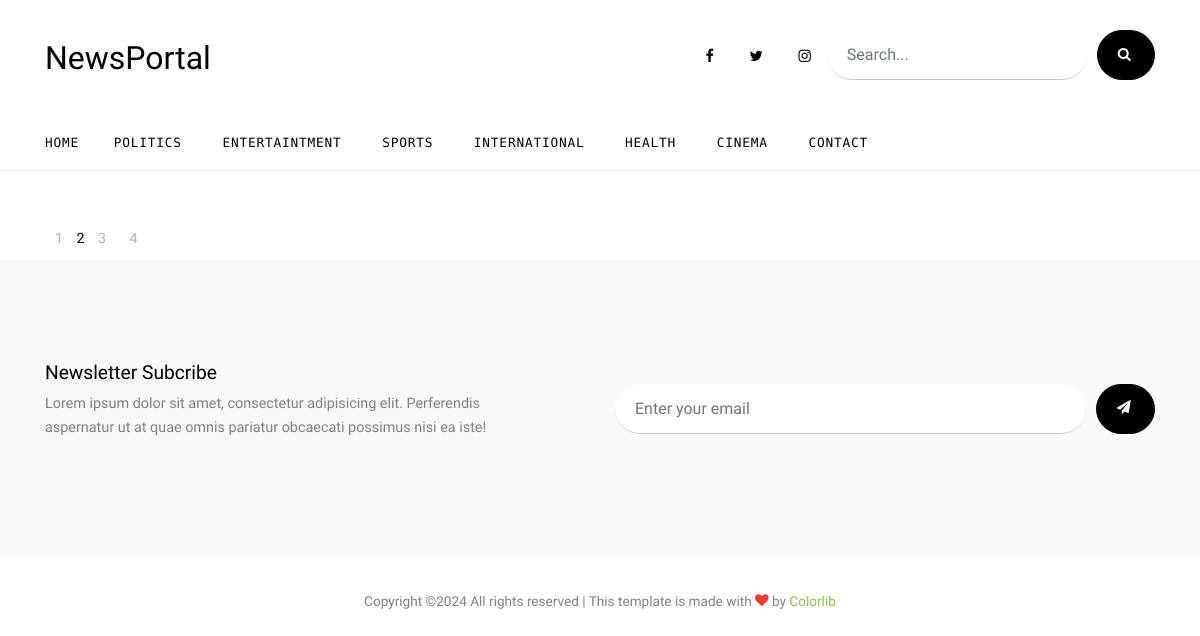
The page /category/1 on the database as committed earlier.
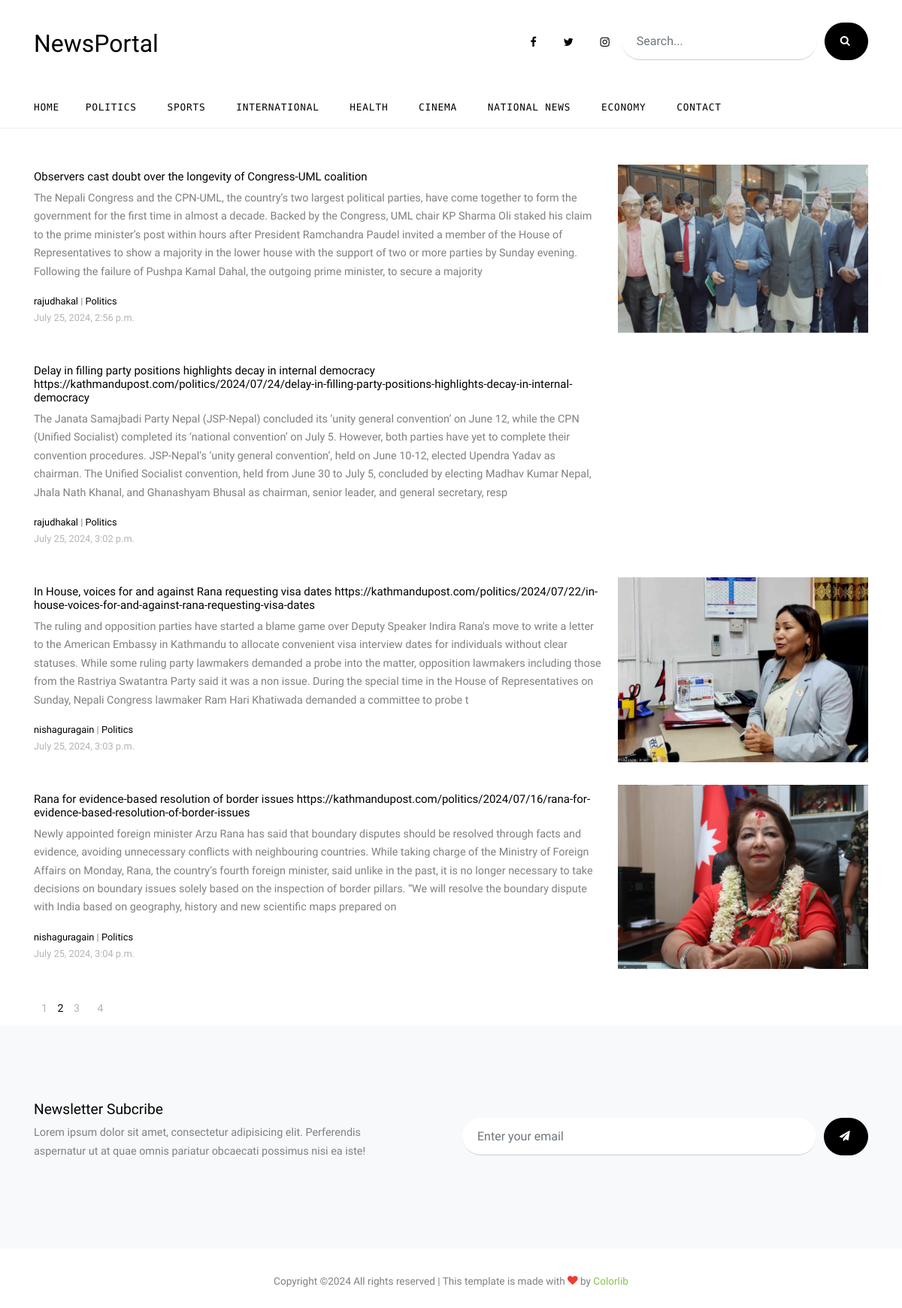
The same page on the database as committed later.
### news/models.py (models this page shows, shortened)
class Category(models.Model):
    name = models.CharField(max_length=50)
    class Meta:
        verbose_name_plural = 'News Category'

class News (models.Model):
    title = models.CharField(max_length=255)
    image = models.FileField(upload_to='news')
    description = models.TextField()
    created_date = models.DateTimeField(auto_now_add=True)
    updated_date = models.DateTimeField(auto_now=True)
    posted_by = models.ForeignKey(User, on_delete=models.SET_NULL, null=True, blank=True)
    views_count = models.PositiveIntegerField(default=0)
    is_editorial = models.BooleanField(default=False)
    category = models.ForeignKey(Category, on_delete=models.SET_NULL, null=True, blank=True)
    class Meta:
        verbose_name_plural = 'News'

### news/views.py (the view)
# urls.py: path('category/<int:category_id>', category, name='category'),
def category(request, category_id):
    news_category = News.objects.filter(category=category_id)
    context = {
            'news_category' : news_category
                      }
    return render(request, 'pages/categories.html',context)

### newsportal/context_processors.py (called while the page is built)
def category(request):
    cat = Category.objects.all()
    return {
        "category" : cat
     }

### templates/pages/categories.html (shortened to what this page needs)
{% extends "partials/layout.html" %}
{% block navbar %}
{% include "partials/navbar.html" %}
{% endblock navbar %}
{% block banner %}
<div class="container">
    <div class="row">
      <div class="col-lg-12">
        <div class="section-title">
          <span class="caption d-block small">Categories</span>
          <h2>Politics</h2>
        </div>
        {% for news in news_category %}
        <div class="post-entry-2 d-flex">
          <div class="thumbnail order-md-2" style="background-image: url('{{news.image.url}}')"></div>
          <div class="contents order-md-1 pl-0">
            <h2><a href="blog-single.html">{{news.title}}</a></h2>
            <p class="mb-3">{{news.description|slice:"0:550"}}</p>
            <div class="post-meta">
              <span class="d-block"><a href="#">{{news.posted_by.first_name}}{{news.posted_by.last_name}}</a> | <a href="#">{{news.category.name}}</a></span>
              <span class="date-read"> {{news.created_date}}</span>
            </div>
          </div>
        </div>
        {% endfor %}
      </div>
    </div>
    <div class="row">
      <div class="col-lg-6">
        <ul class="custom-pagination list-unstyled">
          <li><a href="#">1</a></li>
          <li class="active">2</li>
          <li><a href="#">3</a></li>
          <li><a href="#">4</a></li>
        </ul>
      </div>
    </div>
  </div>
{% endblock banner %}
 {% block footer %}
 {% include "partials/footer.html" %}
 {% endblock footer %}

### templates/partials/layout.html (shortened to what this page needs)
{% load static %}
<!DOCTYPE html>
<html lang="en">
<head>
  <link rel="stylesheet" href="{% static 'fonts/icomoon/style.css' %}">
  <link rel="stylesheet" href="{% static 'css/bootstrap.min.css' %}">
  <link rel="stylesheet" href="{% static 'css/jquery-ui.css' %}">
  <link rel="stylesheet" href="{% static 'css/owl.carousel.min.css' %}">
  <link rel="stylesheet" href="{% static 'css/owl.theme.default.min.css' %}">
  <link rel="stylesheet" href="{% static 'css/owl.theme.default.min.css' %}">
  <link rel="stylesheet" href="{% static 'css/jquery.fancybox.min.css' %}">
  <link rel="stylesheet" href="{% static 'css/bootstrap-datepicker.css' %}">
  <link rel="stylesheet" href="{% static 'fonts/flaticon/font/flaticon.css' %}">
  <link rel="stylesheet" href="{% static 'css/aos.css' %}">
  <link href="{% static 'css/jquery.mb.YTPlayer.min.css' %}" media="all" rel="stylesheet" type="text/css">
  <link rel="stylesheet" href="{% static 'css/style.css' %}">
</head>
<body data-spy="scroll" data-target=".site-navbar-target" data-offset="300">
  <div class="site-wrap">
{% block navbar %}{% endblock navbar %}
    </div>
{% block banner %}{% endblock banner %}
 {% block footer %}{% endblock footer %}
  </div>
</body>
</html>

### templates/partials/navbar.html (shortened to what this page needs)
{% load static %}
<div class="header-top">
    <div class="container">
      <div class="row align-items-center">
        <div class="col-12 col-lg-6 d-flex">
          <a href="{% url "homepage" %}" class="site-logo">
            NewsPortal
          </a>
        </div>
        <div class="col-12 col-lg-6 ml-auto d-flex">
          <div class="ml-md-auto top-social d-none d-lg-inline-block">
            <a href="#" class="d-inline-block p-3"><span class="icon-facebook"></span></a>
              <a href="#" class="d-inline-block p-3"><span class="icon-twitter"></span></a>
              <a href="#" class="d-inline-block p-3"><span class="icon-instagram"></span></a>
          </div>
          <form action="#" class="search-form d-inline-block">
            <div class="d-flex">
              <input type="email" class="form-control" placeholder="Search...">
              <button type="submit" class="btn btn-secondary" ><span class="icon-search"></span></button>
            </div>
          </form>
        </div>
      </div>
    </div>
    <div class="site-navbar py-2 js-sticky-header site-navbar-target d-none pl-0 d-lg-block" role="banner">
    <div class="container">
      <div class="d-flex align-items-center">
        <div class="mr-auto">
          <nav class="site-navigation position-relative text-right" role="navigation">
            <ul class="site-menu main-menu js-clone-nav mr-auto d-none pl-0 d-lg-block">
              <li class="active">
                <a href="{% url "homepage" %}" class="nav-link text-left">Home</a>
              </li>
              {% for cat in category %}
              <li>
                <a href="{% url "category" cat.id %}" class="nav-link text-left">{{cat.name}}</a>
              </li>
              {% endfor %}
              <li><a href="contact.html" class="nav-link text-left">Contact</a></li>
            </ul>
          </nav>
        </div>
      </div>
    </div>
  </div>

### templates/partials/footer.html
{% load static %}
<div class="site-section subscribe bg-light">
    <div class="container">
      <form action="#" class="row align-items-center">
        <div class="col-md-5 mr-auto">
          <h2>Newsletter Subcribe</h2>
          <p>Lorem ipsum dolor sit amet, consectetur adipisicing elit. Perferendis aspernatur ut at quae omnis pariatur obcaecati possimus nisi ea iste!</p>
        </div>
        <div class="col-md-6 ml-auto">
          <div class="d-flex">
            <input type="email" class="form-control" placeholder="Enter your email">
            <button type="submit" class="btn btn-secondary" ><span class="icon-paper-plane"></span></button>
          </div>
        </div>
      </form>
    </div>
  </div>
  <div class="footer">
    <div class="container">
      <div class="row">
        <div class="col-12">
          <div class="copyright">
              <p>
                  Copyright &copy;<script>document.write(new Date().getFullYear());</script> All rights reserved | This template is made with <i class="icon-heart text-danger" aria-hidden="true"></i> by <a href="https://colorlib.com" target="_blank" >Colorlib</a>
                  </p>
          </div>
        </div>
      </div>
    </div>
  </div>

### templates/partials/script.html (shortened to what this page needs)
{% load static %}

Rows that differ between the two databases and show on the page:
removed Category: name "ENTERTAINTMENT"
added Category: name "NATIONAL NEWS"
added Category: name "ECONOMY"
added News: image (picture), title "Observers cast doubt over the longevity of Congress-UML coalition", description "The Nepali Congress and the CPN-UML, the country’s two largest political parties, have come together to form the government for the first time in almost a decade. Backed by the Congress, UML chair KP Sharma Oli staked his claim to the prime minister’s post within hours after President Ramchandra Paudel invited a member of the House of Representatives to show a majority in the lower house with the support of two or more parties by Sunday evening. Following the failure of Pushpa Kamal Dahal, the outgoing prime minister, to secure a majority", posted_by.first_name "raju", posted_by.last_name "dhakal", category.name "Politics", created_date "July 25, 2024, 2:56 p.m."
added News: title "Delay in filling party positions highlights decay in internal democracy https://kathmandupost.com/politics/2024/07/24/delay-in-filling-party-positions-highlights-decay-in-internal-democracy", description "The Janata Samajbadi Party Nepal (JSP-Nepal) concluded its ‘unity general convention’ on June 12, while the CPN (Unified Socialist) completed its ‘national convention’ on July 5. However, both parties have yet to complete their convention procedures. JSP-Nepal’s ‘unity general convention’, held on June 10-12, elected Upendra Yadav as chairman. The Unified Socialist convention, held from June 30 to July 5, concluded by electing Madhav Kumar Nepal, Jhala Nath Khanal, and Ghanashyam Bhusal as chairman, senior leader, and general secretary, resp", posted_by.first_name "raju", posted_by.last_name "dhakal", category.name "Politics", created_date "July 25, 2024, 3:02 p.m."
added News: image (picture), title "In House, voices for and against Rana requesting visa dates https://kathmandupost.com/politics/2024/07/22/in-house-voices-for-and-against-rana-requesting-visa-dates", description "The ruling and opposition parties have started a blame game over Deputy Speaker Indira Rana's move to write a letter to the American Embassy in Kathmandu to allocate convenient visa interview dates for individuals without clear statuses. While some ruling party lawmakers demanded a probe into the matter, opposition lawmakers including those from the Rastriya Swatantra Party said it was a non issue. During the special time in the House of Representatives on Sunday, Nepali Congress lawmaker Ram Hari Khatiwada demanded a committee to probe t", posted_by.first_name "nisha", posted_by.last_name "guragain", category.name "Politics", created_date "July 25, 2024, 3:03 p.m."
added News: image (picture), title "Rana for evidence-based resolution of border issues https://kathmandupost.com/politics/2024/07/16/rana-for-evidence-based-resolution-of-border-issues", description "Newly appointed foreign minister Arzu Rana has said that boundary disputes should be resolved through facts and evidence, avoiding unnecessary conflicts with neighbouring countries. While taking charge of the Ministry of Foreign Affairs on Monday, Rana, the country’s fourth foreign minister, said unlike in the past, it is no longer necessary to take decisions on boundary issues solely based on the inspection of border pillars. “We will resolve the boundary dispute with India based on geography, history and new scientific maps prepared on", posted_by.first_name "nisha", posted_by.last_name "guragain", category.name "Politics", created_date "July 25, 2024, 3:04 p.m."
